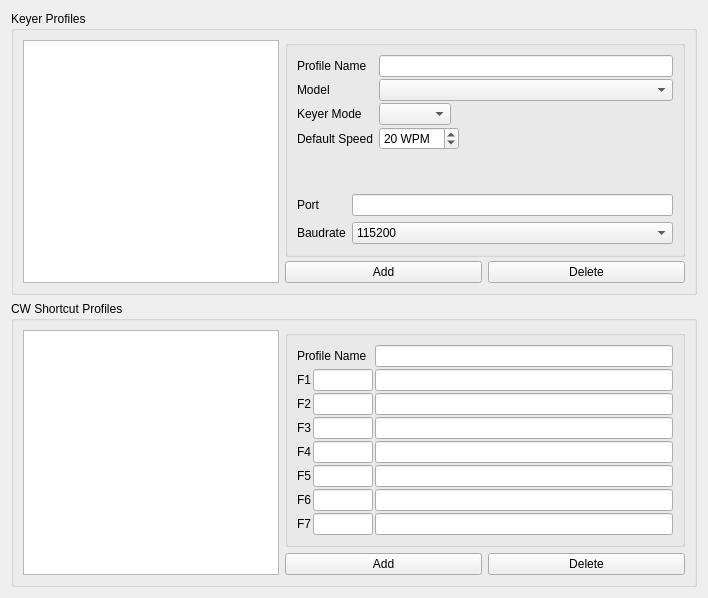
         <widget class="QWidget" name="cwTab">
          <attribute name="title">
           <string>CW Keyers</string>
          </attribute>
          <layout class="QVBoxLayout" name="verticalLayout_8">
           <item>
            <widget class="QGroupBox" name="cwProfileGroup">
             <property name="title">
              <string>Keyer Profiles</string>
             </property>
             <layout class="QGridLayout" name="gridLayout_8">
              <property name="horizontalSpacing">
               <number>6</number>
              </property>
              <property name="verticalSpacing">
               <number>2</number>
              </property>
              <item row="0" column="0" rowspan="3">
               <widget class="QListView" name="cwProfilesListView">
                <property name="focusPolicy">
                 <enum>Qt::NoFocus</enum>
                </property>
                <property name="contextMenuPolicy">
                 <enum>Qt::NoContextMenu</enum>
                </property>
                <property name="toolTip">
                 <string>List of all available CW Keyers</string>
                </property>
                <property name="editTriggers">
                 <set>QAbstractItemView::NoEditTriggers</set>
                </property>
               </widget>
              </item>
              <item row="0" column="1" colspan="2">
               <widget class="QGroupBox" name="cwProfileGroup_2">
                <property name="minimumSize">
                 <size>
                  <width>400</width>
                  <height>0</height>
                 </size>
                </property>
                <property name="title">
                 <string/>
                </property>
                <property name="flat">
                 <bool>false</bool>
                </property>
                <layout class="QFormLayout" name="formLayout_21">
                 <property name="verticalSpacing">
                  <number>2</number>
                 </property>
                 <item row="0" column="0">
                  <widget class="QLabel" name="cwProfileNameLabel">
                   <property name="text">
                    <string>Profile Name</string>
                   </property>
                  </widget>
                 </item>
                 <item row="0" column="1">
                  <widget class="QLineEdit" name="cwProfileNameEdit">
                   <property name="toolTip">
                    <string/>
                   </property>
                   <property name="maxLength">
                    <number>25</number>
                   </property>
                  </widget>
                 </item>
                 <item row="1" column="0">
                  <widget class="QLabel" name="cwModelLabel">
                   <property name="text">
                    <string>Model</string>
                   </property>
                  </widget>
                 </item>
                 <item row="1" column="1">
                  <widget class="QComboBox" name="cwModelSelect"/>
                 </item>
                 <item row="2" column="0">
                  <widget class="QLabel" name="label_3">
                   <property name="text">
                    <string>Keyer Mode</string>
                   </property>
                  </widget>
                 </item>
                 <item row="2" column="1">
                  <widget class="QComboBox" name="cwKeyModeSelect">
                   <property name="sizePolicy">
                    <sizepolicy hsizetype="Maximum" vsizetype="Fixed">
                     <horstretch>0</horstretch>
                     <verstretch>0</verstretch>
                    </sizepolicy>
                   </property>
                  </widget>
                 </item>
                 <item row="3" column="0">
                  <widget class="QLabel" name="label_4">
                   <property name="text">
                    <string>Default Speed</string>
                   </property>
                  </widget>
                 </item>
                 <item row="3" column="1">
                  <widget class="QSpinBox" name="cwDefaulSpeed">
                   <property name="sizePolicy">
                    <sizepolicy hsizetype="Maximum" vsizetype="Fixed">
                     <horstretch>0</horstretch>
                     <verstretch>0</verstretch>
                    </sizepolicy>
                   </property>
                   <property name="specialValueText">
                    <string>N/A</string>
                   </property>
                   <property name="suffix">
                    <string> WPM</string>
                   </property>
                   <property name="minimum">
                    <number>0</number>
                   </property>
                   <property name="maximum">
                    <number>999</number>
                   </property>
                   <property name="value">
                    <number>20</number>
                   </property>
                  </widget>
                 </item>
                 <item row="5" column="0" colspan="2">
                  <widget class="QStackedWidget" name="cwStackedWidget">
                   <property name="sizePolicy">
                    <sizepolicy hsizetype="Preferred" vsizetype="Preferred">
                     <horstretch>0</horstretch>
                     <verstretch>0</verstretch>
                    </sizepolicy>
                   </property>
                   <property name="frameShape">
                    <enum>QFrame::NoFrame</enum>
                   </property>
                   <property name="currentIndex">
                    <number>0</number>
                   </property>
                   <widget class="QWidget" name="cwSerialPage">
                    <layout class="QFormLayout" name="formLayout_22">
                     <property name="leftMargin">
                      <number>0</number>
                     </property>
                     <property name="topMargin">
                      <number>0</number>
                     </property>
                     <property name="rightMargin">
                      <number>0</number>
                     </property>
                     <property name="bottomMargin">
                      <number>0</number>
                     </property>
                     <item row="0" column="0">
                      <widget class="QLabel" name="cwPortLabel">
                       <property name="text">
                        <string>Port</string>
                       </property>
                      </widget>
                     </item>
                     <item row="0" column="1">
                      <widget class="QLineEdit" name="cwPortEdit">
                       <property name="toolTip">
                        <string>Use COMxx for Window or path to COM port under Unix-like OS</string>
                       </property>
                      </widget>
                     </item>
                     <item row="1" column="0">
                      <widget class="QLabel" name="cwBaudLabel">
                       <property name="text">
                        <string>Baudrate</string>
                       </property>
                      </widget>
                     </item>
                     <item row="1" column="1">
                      <widget class="QComboBox" name="cwBaudSelect">
                       <item>
                        <property name="text">
                         <string>115200</string>
                        </property>
                       </item>
                       <item>
                        <property name="text">
                         <string>57600</string>
                        </property>
                       </item>
                       <item>
                        <property name="text">
                         <string>38400</string>
                        </property>
                       </item>
                       <item>
                        <property name="text">
                         <string>19200</string>
                        </property>
                       </item>
                       <item>
                        <property name="text">
                         <string>9600</string>
                        </property>
                       </item>
                       <item>
                        <property name="text">
                         <string>4800</string>
                        </property>
                       </item>
                       <item>
                        <property name="text">
                         <string>2400</string>
                        </property>
                       </item>
                       <item>
                        <property name="text">
                         <string>1200</string>
                        </property>
                       </item>
                      </widget>
                     </item>
                    </layout>
                   </widget>
                   <widget class="QWidget" name="cwNetworkPage">
                    <layout class="QFormLayout" name="formLayout_23">
                     <property name="leftMargin">
                      <number>0</number>
                     </property>
                     <property name="topMargin">
                      <number>0</number>
                     </property>
                     <property name="rightMargin">
                      <number>0</number>
                     </property>
                     <property name="bottomMargin">
                      <number>0</number>
                     </property>
                     <item row="0" column="0">
                      <widget class="QLabel" name="cwHostNameLabel">
                       <property name="text">
                        <string>Host Name</string>
                       </property>
                      </widget>
                     </item>
                     <item row="0" column="1">
                      <widget class="QLineEdit" name="cwHostNameEdit"/>
                     </item>
                     <item row="1" column="0">
                      <widget class="QLabel" name="cwNetPortLabel">
                       <property name="text">
                        <string>Port</string>
                       </property>
                      </widget>
                     </item>
                     <item row="1" column="1">
                      <widget class="QSpinBox" name="cwNetPortSpin">
                       <property name="toolTip">
                        <string>HamLib does not support to change a destination port.</string>
                       </property>
                       <property name="minimum">
                        <number>1024</number>
                       </property>
                       <property name="maximum">
                        <number>65535</number>
                       </property>
                       <property name="value">
                        <number>6789</number>
                       </property>
                      </widget>
                     </item>
                    </layout>
                   </widget>
                  </widget>
                 </item>
                 <item row="4" column="1">
                  <spacer name="verticalSpacer_5">
                   <property name="orientation">
                    <enum>Qt::Vertical</enum>
                   </property>
                   <property name="sizeHint" stdset="0">
                    <size>
                     <width>20</width>
                     <height>40</height>
                    </size>
                   </property>
                  </spacer>
                 </item>
                </layout>
               </widget>
              </item>
              <item row="2" column="1">
               <widget class="QPushButton" name="cwAddProfileButton">
                <property name="text">
                 <string>Add</string>
                </property>
               </widget>
              </item>
              <item row="2" column="2">
               <widget class="QPushButton" name="cwDelProfileButton">
                <property name="text">
                 <string>Delete</string>
                </property>
               </widget>
              </item>
             </layout>
            </widget>
           </item>
           <item>
            <widget class="QGroupBox" name="cwShortcutProfileGroup">
             <property name="title">
              <string>CW Shortcut Profiles</string>
             </property>
             <layout class="QGridLayout" name="gridLayout_9" rowstretch="0,0" columnstretch="0,0,0,0,0,0">
              <item row="1" column="4">
               <widget class="QPushButton" name="cwShortcutAddProfileButton">
                <property name="text">
                 <string>Add</string>
                </property>
               </widget>
              </item>
              <item row="1" column="5">
               <widget class="QPushButton" name="cwShortcutDelProfileButton">
                <property name="text">
                 <string>Delete</string>
                </property>
               </widget>
              </item>
              <item row="0" column="0" rowspan="2" colspan="4">
               <widget class="QListView" name="cwShortcutListView">
                <property name="focusPolicy">
                 <enum>Qt::NoFocus</enum>
                </property>
                <property name="contextMenuPolicy">
                 <enum>Qt::NoContextMenu</enum>
                </property>
                <property name="toolTip">
                 <string>List of all available CW Shortcuts Profiles</string>
                </property>
                <property name="editTriggers">
                 <set>QAbstractItemView::NoEditTriggers</set>
                </property>
               </widget>
              </item>
              <item row="0" column="4" colspan="2">
               <widget class="QGroupBox" name="cwShortcutGroup">
                <property name="minimumSize">
                 <size>
                  <width>400</width>
                  <height>0</height>
                 </size>
                </property>
                <property name="title">
                 <string/>
                </property>
                <layout class="QFormLayout" name="formLayout_24">
                 <property name="horizontalSpacing">
                  <number>2</number>
                 </property>
                 <property name="verticalSpacing">
                  <number>2</number>
                 </property>
                 <item row="0" column="0">
                  <widget class="QLabel" name="cwShortcutProfileNameLabel">
                   <property name="text">
                    <string>Profile Name</string>
                   </property>
                  </widget>
                 </item>
                 <item row="0" column="1">
                  <widget class="QLineEdit" name="cwShortcutProfileNameEdit">
                   <property name="maxLength">
                    <number>25</number>
                   </property>
                  </widget>
                 </item>
                 <item row="1" column="0">
                  <layout class="QHBoxLayout" name="horizontalLayout_13">
                   <property name="rightMargin">
                    <number>0</number>
                   </property>
                   <property name="bottomMargin">
                    <number>0</number>
                   </property>
                   <item>
                    <widget class="QLabel" name="cwShortcutF1Label">
                     <property name="text">
                      <string>F1</string>
                     </property>
                    </widget>
                   </item>
                   <item>
                    <widget class="QLineEdit" name="cwShortcutF1ShortEdit">
                     <property name="sizePolicy">
                      <sizepolicy hsizetype="Maximum" vsizetype="Fixed">
                       <horstretch>0</horstretch>
                       <verstretch>0</verstretch>
                      </sizepolicy>
                     </property>
                     <property name="minimumSize">
                      <size>
                       <width>0</width>
                       <height>0</height>
                      </size>
                     </property>
                     <property name="maximumSize">
                      <size>
                       <width>60</width>
                       <height>16777215</height>
                      </size>
                     </property>
                     <property name="toolTip">
                      <string>Short Desciption of the Button (up to 7 chars)</string>
                     </property>
                     <property name="text">
                      <string/>
                     </property>
                     <property name="maxLength">
                      <number>7</number>
                     </property>
                     <property name="frame">
                      <bool>true</bool>
                     </property>
                    </widget>
                   </item>
                  </layout>
                 </item>
                 <item row="1" column="1">
                  <widget class="QLineEdit" name="cwShortcutF1MacroEdit">
                   <property name="toolTip">
                    <string>&lt;DXCALL&gt; = DX Callsign
&lt;NAME&gt; = DX Operator Name
&lt;RST&gt; = Report 599
&lt;RSTN&gt; = Report 5NN
&lt;GREETING&gt; = Greenting GM/GA/GE
&lt;MYCALL&gt; = My Callsign
&lt;MYNAME&gt; = My Name
&lt;MYQTH&gt; = My QTH
&lt;MYLOCATOR&gt; = My Gridsquare
&lt;MYGRID&gt; = My Gridsquare
&lt;MYSIG&gt; = My SIG
&lt;MYSIGINFO&gt; = My SIG Information
&lt;MYIOTA&gt; = My IOTA
&lt;MYSOTA&gt; = MY SOTA
&lt;MYWWFT&gt; = My WWFT
&lt;MYVUCC&gt; = MY VUCC
&lt;MYPWR&gt; = My Power in W</string>
                   </property>
                   <property name="inputMask">
                    <string/>
                   </property>
                  </widget>
                 </item>
                 <item row="2" column="0">
                  <layout class="QHBoxLayout" name="horizontalLayout_9">
                   <property name="rightMargin">
                    <number>0</number>
                   </property>
                   <property name="bottomMargin">
                    <number>0</number>
                   </property>
                   <item>
                    <widget class="QLabel" name="cwShortcutF2Label">
                     <property name="text">
                      <string>F2</string>
                     </property>
                    </widget>
                   </item>
                   <item>
                    <widget class="QLineEdit" name="cwShortcutF2ShortEdit">
                     <property name="sizePolicy">
                      <sizepolicy hsizetype="Maximum" vsizetype="Fixed">
                       <horstretch>0</horstretch>
                       <verstretch>0</verstretch>
                      </sizepolicy>
                     </property>
                     <property name="maximumSize">
                      <size>
                       <width>60</width>
                       <height>16777215</height>
                      </size>
                     </property>
                     <property name="toolTip">
                      <string>Short Desciption of the Button (up to 7 chars)</string>
                     </property>
                     <property name="maxLength">
                      <number>5</number>
                     </property>
                    </widget>
                   </item>
                  </layout>
                 </item>
                 <item row="2" column="1">
                  <widget class="QLineEdit" name="cwShortcutF2MacroEdit">
                   <property name="toolTip">
                    <string>&lt;DXCALL&gt; = DX Callsign
&lt;NAME&gt; = DX Operator Name
&lt;RST&gt; = Report 599
&lt;RSTN&gt; = Report 5NN
&lt;GREETING&gt; = Greenting GM/GA/GE
&lt;MYCALL&gt; = My Callsign
&lt;MYNAME&gt; = My Name
&lt;MYQTH&gt; = My QTH
&lt;MYLOCATOR&gt; = My Gridsquare
&lt;MYGRID&gt; = My Gridsquare
&lt;MYSIG&gt; = My SIG
&lt;MYSIGINFO&gt; = My SIG Information
&lt;MYIOTA&gt; = My IOTA
&lt;MYSOTA&gt; = MY SOTA
&lt;MYWWFT&gt; = My WWFT
&lt;MYVUCC&gt; = MY VUCC
&lt;MYPWR&gt; = My Power in W</string>
                   </property>
                  </widget>
                 </item>
                 <item row="3" column="1">
                  <widget class="QLineEdit" name="cwShortcutF3MacroEdit">
                   <property name="toolTip">
                    <string>&lt;DXCALL&gt; = DX Callsign
&lt;NAME&gt; = DX Operator Name
&lt;RST&gt; = Report 599
&lt;RSTN&gt; = Report 5NN
&lt;GREETING&gt; = Greenting GM/GA/GE
&lt;MYCALL&gt; = My Callsign
&lt;MYNAME&gt; = My Name
&lt;MYQTH&gt; = My QTH
&lt;MYLOCATOR&gt; = My Gridsquare
&lt;MYGRID&gt; = My Gridsquare
&lt;MYSIG&gt; = My SIG
&lt;MYSIGINFO&gt; = My SIG Information
&lt;MYIOTA&gt; = My IOTA
&lt;MYSOTA&gt; = MY SOTA
&lt;MYWWFT&gt; = My WWFT
&lt;MYVUCC&gt; = MY VUCC
&lt;MYPWR&gt; = My Power in W</string>
                   </property>
                  </widget>
                 </item>
                 <item row="4" column="1">
                  <widget class="QLineEdit" name="cwShortcutF4MacroEdit">
                   <property name="toolTip">
                    <string>&lt;DXCALL&gt; = DX Callsign
&lt;NAME&gt; = DX Operator Name
&lt;RST&gt; = Report 599
&lt;RSTN&gt; = Report 5NN
&lt;GREETING&gt; = Greenting GM/GA/GE
&lt;MYCALL&gt; = My Callsign
&lt;MYNAME&gt; = My Name
&lt;MYQTH&gt; = My QTH
&lt;MYLOCATOR&gt; = My Gridsquare
&lt;MYGRID&gt; = My Gridsquare
&lt;MYSIG&gt; = My SIG
&lt;MYSIGINFO&gt; = My SIG Information
&lt;MYIOTA&gt; = My IOTA
&lt;MYSOTA&gt; = MY SOTA
&lt;MYWWFT&gt; = My WWFT
&lt;MYVUCC&gt; = MY VUCC
&lt;MYPWR&gt; = My Power in W</string>
                   </property>
                  </widget>
                 </item>
                 <item row="5" column="1">
                  <widget class="QLineEdit" name="cwShortcutF5MacroEdit">
                   <property name="toolTip">
                    <string>&lt;DXCALL&gt; = DX Callsign
&lt;NAME&gt; = DX Operator Name
&lt;RST&gt; = Report 599
&lt;RSTN&gt; = Report 5NN
&lt;GREETING&gt; = Greenting GM/GA/GE
&lt;MYCALL&gt; = My Callsign
&lt;MYNAME&gt; = My Name
&lt;MYQTH&gt; = My QTH
&lt;MYLOCATOR&gt; = My Gridsquare
&lt;MYGRID&gt; = My Gridsquare
&lt;MYSIG&gt; = My SIG
&lt;MYSIGINFO&gt; = My SIG Information
&lt;MYIOTA&gt; = My IOTA
&lt;MYSOTA&gt; = MY SOTA
&lt;MYWWFT&gt; = My WWFT
&lt;MYVUCC&gt; = MY VUCC
&lt;MYPWR&gt; = My Power in W</string>
                   </property>
                  </widget>
                 </item>
                 <item row="6" column="1">
                  <widget class="QLineEdit" name="cwShortcutF6MacroEdit">
                   <property name="toolTip">
                    <string>&lt;DXCALL&gt; = DX Callsign
&lt;NAME&gt; = DX Operator Name
&lt;RST&gt; = Report 599
&lt;RSTN&gt; = Report 5NN
&lt;GREETING&gt; = Greenting GM/GA/GE
&lt;MYCALL&gt; = My Callsign
&lt;MYNAME&gt; = My Name
&lt;MYQTH&gt; = My QTH
&lt;MYLOCATOR&gt; = My Gridsquare
&lt;MYGRID&gt; = My Gridsquare
&lt;MYSIG&gt; = My SIG
&lt;MYSIGINFO&gt; = My SIG Information
&lt;MYIOTA&gt; = My IOTA
&lt;MYSOTA&gt; = MY SOTA
&lt;MYWWFT&gt; = My WWFT
&lt;MYVUCC&gt; = MY VUCC
&lt;MYPWR&gt; = My Power in W</string>
                   </property>
                  </widget>
                 </item>
                 <item row="7" column="1">
                  <widget class="QLineEdit" name="cwShortcutF7MacroEdit">
                   <property name="toolTip">
                    <string>&lt;DXCALL&gt; = DX Callsign
&lt;NAME&gt; = DX Operator Name
&lt;RST&gt; = Report 599
&lt;RSTN&gt; = Report 5NN
&lt;GREETING&gt; = Greenting GM/GA/GE
&lt;MYCALL&gt; = My Callsign
&lt;MYNAME&gt; = My Name
&lt;MYQTH&gt; = My QTH
&lt;MYLOCATOR&gt; = My Gridsquare
&lt;MYGRID&gt; = My Gridsquare
&lt;MYSIG&gt; = My SIG
&lt;MYSIGINFO&gt; = My SIG Information
&lt;MYIOTA&gt; = My IOTA
&lt;MYSOTA&gt; = MY SOTA
&lt;MYWWFT&gt; = My WWFT
&lt;MYVUCC&gt; = MY VUCC
&lt;MYPWR&gt; = My Power in W</string>
                   </property>
                  </widget>
                 </item>
                 <item row="3" column="0">
                  <layout class="QHBoxLayout" name="horizontalLayout_19">
                   <property name="rightMargin">
                    <number>0</number>
                   </property>
                   <property name="bottomMargin">
                    <number>0</number>
                   </property>
                   <item>
                    <widget class="QLabel" name="cwShortcutF3Label">
                     <property name="text">
                      <string>F3</string>
                     </property>
                    </widget>
                   </item>
                   <item>
                    <widget class="QLineEdit" name="cwShortcutF3ShortEdit">
                     <property name="maximumSize">
                      <size>
                       <width>60</width>
                       <height>16777215</height>
                      </size>
                     </property>
                     <property name="toolTip">
                      <string>Short Desciption of the Button (up to 7 chars)</string>
                     </property>
                     <property name="maxLength">
                      <number>5</number>
                     </property>
                    </widget>
                   </item>
                  </layout>
                 </item>
                 <item row="4" column="0">
                  <layout class="QHBoxLayout" name="horizontalLayout_20">
                   <property name="rightMargin">
                    <number>0</number>
                   </property>
                   <property name="bottomMargin">
                    <number>0</number>
                   </property>
                   <item>
                    <widget class="QLabel" name="cwShortcutF4Label">
                     <property name="text">
                      <string>F4</string>
                     </property>
                    </widget>
                   </item>
                   <item>
                    <widget class="QLineEdit" name="cwShortcutF4ShortEdit">
                     <property name="maximumSize">
                      <size>
                       <width>60</width>
                       <height>16777215</height>
                      </size>
                     </property>
                     <property name="toolTip">
                      <string>Short Desciption of the Button (up to 7 chars)</string>
                     </property>
                     <property name="maxLength">
                      <number>5</number>
                     </property>
                    </widget>
                   </item>
                  </layout>
                 </item>
                 <item row="5" column="0">
                  <layout class="QHBoxLayout" name="horizontalLayout_21">
                   <property name="rightMargin">
                    <number>0</number>
                   </property>
                   <property name="bottomMargin">
                    <number>0</number>
                   </property>
                   <item>
                    <widget class="QLabel" name="cwShortcutF5Label">
                     <property name="text">
                      <string>F5</string>
                     </property>
                    </widget>
                   </item>
                   <item>
                    <widget class="QLineEdit" name="cwShortcutF5ShortEdit">
                     <property name="maximumSize">
                      <size>
                       <width>60</width>
                       <height>16777215</height>
                      </size>
                     </property>
                     <property name="toolTip">
                      <string>Short Desciption of the Button (up to 7 chars)</string>
                     </property>
                     <property name="maxLength">
                      <number>5</number>
                     </property>
                    </widget>
                   </item>
                  </layout>
                 </item>
                 <item row="6" column="0">
                  <layout class="QHBoxLayout" name="horizontalLayout_22">
                   <property name="rightMargin">
                    <number>0</number>
                   </property>
                   <property name="bottomMargin">
                    <number>0</number>
                   </property>
                   <item>
                    <widget class="QLabel" name="cwShortcutF6Label">
                     <property name="text">
                      <string>F6</string>
                     </property>
                    </widget>
                   </item>
                   <item>
                    <widget class="QLineEdit" name="cwShortcutF6ShortEdit">
                     <property name="maximumSize">
                      <size>
                       <width>60</width>
                       <height>16777215</height>
                      </size>
                     </property>
                     <property name="toolTip">
                      <string>Short Desciption of the Button (up to 7 chars)</string>
                     </property>
                     <property name="maxLength">
                      <number>5</number>
                     </property>
                    </widget>
                   </item>
                  </layout>
                 </item>
                 <item row="7" column="0">
                  <layout class="QHBoxLayout" name="horizontalLayout_23">
                   <property name="rightMargin">
                    <number>0</number>
                   </property>
                   <property name="bottomMargin">
                    <number>0</number>
                   </property>
                   <item>
                    <widget class="QLabel" name="cwShortcutF7Label">
                     <property name="text">
                      <string>F7</string>
                     </property>
                    </widget>
                   </item>
                   <item>
                    <widget class="QLineEdit" name="cwShortcutF7ShortEdit">
                     <property name="maximumSize">
                      <size>
                       <width>60</width>
                       <height>16777215</height>
                      </size>
                     </property>
                     <property name="toolTip">
                      <string>Short Desciption of the Button (up to 7 chars)</string>
                     </property>
                     <property name="maxLength">
                      <number>5</number>
                     </property>
                    </widget>
                   </item>
                  </layout>
                 </item>
                </layout>
               </widget>
              </item>
             </layout>
            </widget>
           </item>
          </layout>
         </widget>
